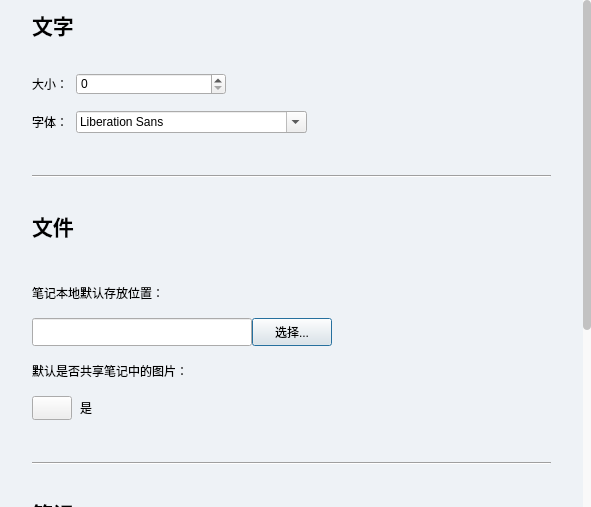
<?xml version="1.0" encoding="UTF-8"?>
<ui version="4.0">
 <class>SettingDialog</class>
 <widget class="QDialog" name="SettingDialog">
  <property name="geometry">
   <rect>
    <x>0</x>
    <y>0</y>
    <width>591</width>
    <height>507</height>
   </rect>
  </property>
  <property name="windowTitle">
   <string>Dialog</string>
  </property>
  <property name="styleSheet">
   <string notr="true">QScrollBar:vertical::add-page,QScrollBar:vertical::add-page{background:#f9f9f9;border-radius:0px;}

QScrollBar::handle{
	border-radius:4px;
	background:#c2c2c2;
}

QScrollBar::add-line{
	height:1px;
	width:0px;
}

QScrollBar::sub-line{
	height:0px;
}
QScrollBar:vertical{
	width:8px;
}</string>
  </property>
  <layout class="QVBoxLayout" name="verticalLayout">
   <property name="spacing">
    <number>0</number>
   </property>
   <property name="leftMargin">
    <number>0</number>
   </property>
   <property name="topMargin">
    <number>0</number>
   </property>
   <property name="rightMargin">
    <number>0</number>
   </property>
   <property name="bottomMargin">
    <number>0</number>
   </property>
   <item>
    <widget class="QScrollArea" name="scrollArea">
     <property name="styleSheet">
      <string notr="true">#scrollArea{border:none;}</string>
     </property>
     <property name="widgetResizable">
      <bool>true</bool>
     </property>
     <property name="alignment">
      <set>Qt::AlignCenter</set>
     </property>
     <widget class="QWidget" name="scrollAreaWidgetContents">
      <property name="geometry">
       <rect>
        <x>0</x>
        <y>-281</y>
        <width>583</width>
        <height>795</height>
       </rect>
      </property>
      <property name="styleSheet">
       <string notr="true">#scrollAreaWidgetContents{background:#eef2f6;}</string>
      </property>
      <layout class="QVBoxLayout" name="verticalLayout_2">
       <property name="spacing">
        <number>32</number>
       </property>
       <property name="leftMargin">
        <number>32</number>
       </property>
       <property name="rightMargin">
        <number>32</number>
       </property>
       <item>
        <widget class="QLabel" name="fontLab">
         <property name="font">
          <font>
           <pointsize>16</pointsize>
           <weight>75</weight>
           <bold>true</bold>
          </font>
         </property>
         <property name="text">
          <string>文字</string>
         </property>
        </widget>
       </item>
       <item>
        <layout class="QVBoxLayout" name="verticalLayout_3">
         <property name="spacing">
          <number>16</number>
         </property>
         <property name="bottomMargin">
          <number>10</number>
         </property>
         <item>
          <layout class="QHBoxLayout" name="horizontalLayout">
           <property name="spacing">
            <number>8</number>
           </property>
           <item>
            <widget class="QLabel" name="sizeLab">
             <property name="sizePolicy">
              <sizepolicy hsizetype="Fixed" vsizetype="Preferred">
               <horstretch>0</horstretch>
               <verstretch>0</verstretch>
              </sizepolicy>
             </property>
             <property name="text">
              <string>大小：</string>
             </property>
            </widget>
           </item>
           <item>
            <widget class="QSpinBox" name="spinBox">
             <property name="minimumSize">
              <size>
               <width>150</width>
               <height>0</height>
              </size>
             </property>
             <property name="maximumSize">
              <size>
               <width>200</width>
               <height>16777215</height>
              </size>
             </property>
            </widget>
           </item>
           <item>
            <spacer name="horizontalSpacer">
             <property name="orientation">
              <enum>Qt::Horizontal</enum>
             </property>
             <property name="sizeHint" stdset="0">
              <size>
               <width>40</width>
               <height>20</height>
              </size>
             </property>
            </spacer>
           </item>
          </layout>
         </item>
         <item>
          <layout class="QHBoxLayout" name="horizontalLayout_2">
           <property name="spacing">
            <number>8</number>
           </property>
           <item>
            <widget class="QLabel" name="ffLab">
             <property name="sizePolicy">
              <sizepolicy hsizetype="Fixed" vsizetype="Preferred">
               <horstretch>0</horstretch>
               <verstretch>0</verstretch>
              </sizepolicy>
             </property>
             <property name="text">
              <string>字体：</string>
             </property>
            </widget>
           </item>
           <item>
            <widget class="QFontComboBox" name="fontComboBox"/>
           </item>
           <item>
            <spacer name="horizontalSpacer_2">
             <property name="orientation">
              <enum>Qt::Horizontal</enum>
             </property>
             <property name="sizeHint" stdset="0">
              <size>
               <width>40</width>
               <height>20</height>
              </size>
             </property>
            </spacer>
           </item>
          </layout>
         </item>
        </layout>
       </item>
       <item>
        <widget class="Line" name="line_2">
         <property name="orientation">
          <enum>Qt::Horizontal</enum>
         </property>
        </widget>
       </item>
       <item>
        <widget class="QLabel" name="fileLab">
         <property name="font">
          <font>
           <pointsize>16</pointsize>
           <weight>75</weight>
           <bold>true</bold>
          </font>
         </property>
         <property name="text">
          <string>文件</string>
         </property>
        </widget>
       </item>
       <item>
        <layout class="QVBoxLayout" name="verticalLayout_4">
         <property name="spacing">
          <number>16</number>
         </property>
         <property name="topMargin">
          <number>10</number>
         </property>
         <property name="bottomMargin">
          <number>10</number>
         </property>
         <item>
          <widget class="QLabel" name="dPlaceLab">
           <property name="text">
            <string>笔记本地默认存放位置：</string>
           </property>
          </widget>
         </item>
         <item>
          <layout class="QHBoxLayout" name="horizontalLayout_3">
           <property name="spacing">
            <number>0</number>
           </property>
           <item>
            <widget class="QLineEdit" name="defaultPathEdit">
             <property name="minimumSize">
              <size>
               <width>0</width>
               <height>28</height>
              </size>
             </property>
             <property name="maximumSize">
              <size>
               <width>250</width>
               <height>16777215</height>
              </size>
             </property>
            </widget>
           </item>
           <item>
            <widget class="FButton" name="defaultPathBtn">
             <property name="minimumSize">
              <size>
               <width>56</width>
               <height>28</height>
              </size>
             </property>
             <property name="text">
              <string>选择...</string>
             </property>
             <property name="maxShadow">
              <number>15</number>
             </property>
            </widget>
           </item>
           <item>
            <spacer name="horizontalSpacer_3">
             <property name="orientation">
              <enum>Qt::Horizontal</enum>
             </property>
             <property name="sizeHint" stdset="0">
              <size>
               <width>40</width>
               <height>20</height>
              </size>
             </property>
            </spacer>
           </item>
          </layout>
         </item>
         <item>
          <widget class="QLabel" name="isShareImgLab">
           <property name="text">
            <string>默认是否共享笔记中的图片：</string>
           </property>
          </widget>
         </item>
         <item>
          <layout class="QHBoxLayout" name="horizontalLayout_4">
           <property name="spacing">
            <number>8</number>
           </property>
           <property name="leftMargin">
            <number>0</number>
           </property>
           <item>
            <widget class="FToogleButton" name="fToogleButton">
             <property name="minimumSize">
              <size>
               <width>0</width>
               <height>24</height>
              </size>
             </property>
             <property name="checkable">
              <bool>true</bool>
             </property>
             <property name="checked">
              <bool>false</bool>
             </property>
             <property name="toggleColor">
              <string>#d3d3d3</string>
             </property>
             <property name="onBgColor">
              <string>#3176ff</string>
             </property>
             <property name="offBgColor">
              <string>#ececec</string>
             </property>
             <property name="arcRadius">
              <number>12</number>
             </property>
            </widget>
           </item>
           <item>
            <widget class="QLabel" name="shareImgLab">
             <property name="text">
              <string>是</string>
             </property>
            </widget>
           </item>
           <item>
            <spacer name="horizontalSpacer_4">
             <property name="orientation">
              <enum>Qt::Horizontal</enum>
             </property>
             <property name="sizeHint" stdset="0">
              <size>
               <width>40</width>
               <height>20</height>
              </size>
             </property>
            </spacer>
           </item>
          </layout>
         </item>
        </layout>
       </item>
       <item>
        <widget class="Line" name="line">
         <property name="orientation">
          <enum>Qt::Horizontal</enum>
         </property>
        </widget>
       </item>
       <item>
        <widget class="QLabel" name="noteLab">
         <property name="font">
          <font>
           <pointsize>16</pointsize>
           <weight>75</weight>
           <bold>true</bold>
          </font>
         </property>
         <property name="text">
          <string>笔记</string>
         </property>
        </widget>
       </item>
       <item>
        <layout class="QVBoxLayout" name="verticalLayout_6">
         <property name="spacing">
          <number>16</number>
         </property>
         <property name="bottomMargin">
          <number>10</number>
         </property>
         <item>
          <widget class="QLabel" name="defaultSaveLab">
           <property name="text">
            <string>默认笔记保存时间：</string>
           </property>
          </widget>
         </item>
         <item>
          <layout class="QHBoxLayout" name="horizontalLayout_7">
           <property name="bottomMargin">
            <number>0</number>
           </property>
           <item>
            <widget class="QSpinBox" name="spinBox_2">
             <property name="minimumSize">
              <size>
               <width>150</width>
               <height>0</height>
              </size>
             </property>
            </widget>
           </item>
           <item>
            <widget class="QLabel" name="secondLab">
             <property name="text">
              <string>秒</string>
             </property>
            </widget>
           </item>
           <item>
            <spacer name="horizontalSpacer_7">
             <property name="orientation">
              <enum>Qt::Horizontal</enum>
             </property>
             <property name="sizeHint" stdset="0">
              <size>
               <width>40</width>
               <height>20</height>
              </size>
             </property>
            </spacer>
           </item>
          </layout>
         </item>
        </layout>
       </item>
       <item>
        <widget class="Line" name="line_3">
         <property name="orientation">
          <enum>Qt::Horizontal</enum>
         </property>
        </widget>
       </item>
       <item>
        <layout class="QVBoxLayout" name="verticalLayout_5">
         <property name="spacing">
          <number>8</number>
         </property>
         <property name="bottomMargin">
          <number>0</number>
         </property>
         <item>
          <layout class="QHBoxLayout" name="horizontalLayout_5">
           <property name="bottomMargin">
            <number>10</number>
           </property>
           <item>
            <widget class="FButton" name="submitBtn">
             <property name="minimumSize">
              <size>
               <width>100</width>
               <height>28</height>
              </size>
             </property>
             <property name="text">
              <string>确认</string>
             </property>
             <property name="borderRadius">
              <number>4</number>
             </property>
             <property name="maxShadow">
              <number>15</number>
             </property>
            </widget>
           </item>
           <item>
            <widget class="FButton" name="cancelBtn">
             <property name="minimumSize">
              <size>
               <width>100</width>
               <height>28</height>
              </size>
             </property>
             <property name="text">
              <string>取消</string>
             </property>
             <property name="borderRadius">
              <number>4</number>
             </property>
             <property name="bgColor">
              <string>#404244</string>
             </property>
             <property name="maxShadow">
              <number>15</number>
             </property>
             <property name="shadow">
              <number>0</number>
             </property>
            </widget>
           </item>
           <item>
            <spacer name="horizontalSpacer_5">
             <property name="orientation">
              <enum>Qt::Horizontal</enum>
             </property>
             <property name="sizeHint" stdset="0">
              <size>
               <width>40</width>
               <height>20</height>
              </size>
             </property>
            </spacer>
           </item>
          </layout>
         </item>
         <item>
          <layout class="QHBoxLayout" name="horizontalLayout_6">
           <property name="spacing">
            <number>0</number>
           </property>
           <property name="bottomMargin">
            <number>0</number>
           </property>
           <item>
            <widget class="QPushButton" name="resetBtn">
             <property name="minimumSize">
              <size>
               <width>56</width>
               <height>28</height>
              </size>
             </property>
             <property name="styleSheet">
              <string notr="true">#resetBtn{border:none;color:#3176ff}
#resetBtn:hover{
	border:1px solid #3176ff;
	border-radius:4px;
	padding:1px 4px;
}</string>
             </property>
             <property name="text">
              <string>重置</string>
             </property>
            </widget>
           </item>
           <item>
            <spacer name="horizontalSpacer_6">
             <property name="orientation">
              <enum>Qt::Horizontal</enum>
             </property>
             <property name="sizeHint" stdset="0">
              <size>
               <width>40</width>
               <height>20</height>
              </size>
             </property>
            </spacer>
           </item>
          </layout>
         </item>
        </layout>
       </item>
       <item>
        <spacer name="verticalSpacer">
         <property name="orientation">
          <enum>Qt::Vertical</enum>
         </property>
         <property name="sizeHint" stdset="0">
          <size>
           <width>20</width>
           <height>40</height>
          </size>
         </property>
        </spacer>
       </item>
      </layout>
     </widget>
    </widget>
   </item>
  </layout>
 </widget>
 <customwidgets>
  <customwidget>
   <class>FButton</class>
   <extends>QPushButton</extends>
   <header>fbutton.h</header>
  </customwidget>
  <customwidget>
   <class>FToogleButton</class>
   <extends>QPushButton</extends>
   <header>ftooglebutton.h</header>
  </customwidget>
 </customwidgets>
 <resources/>
 <connections/>
</ui>
